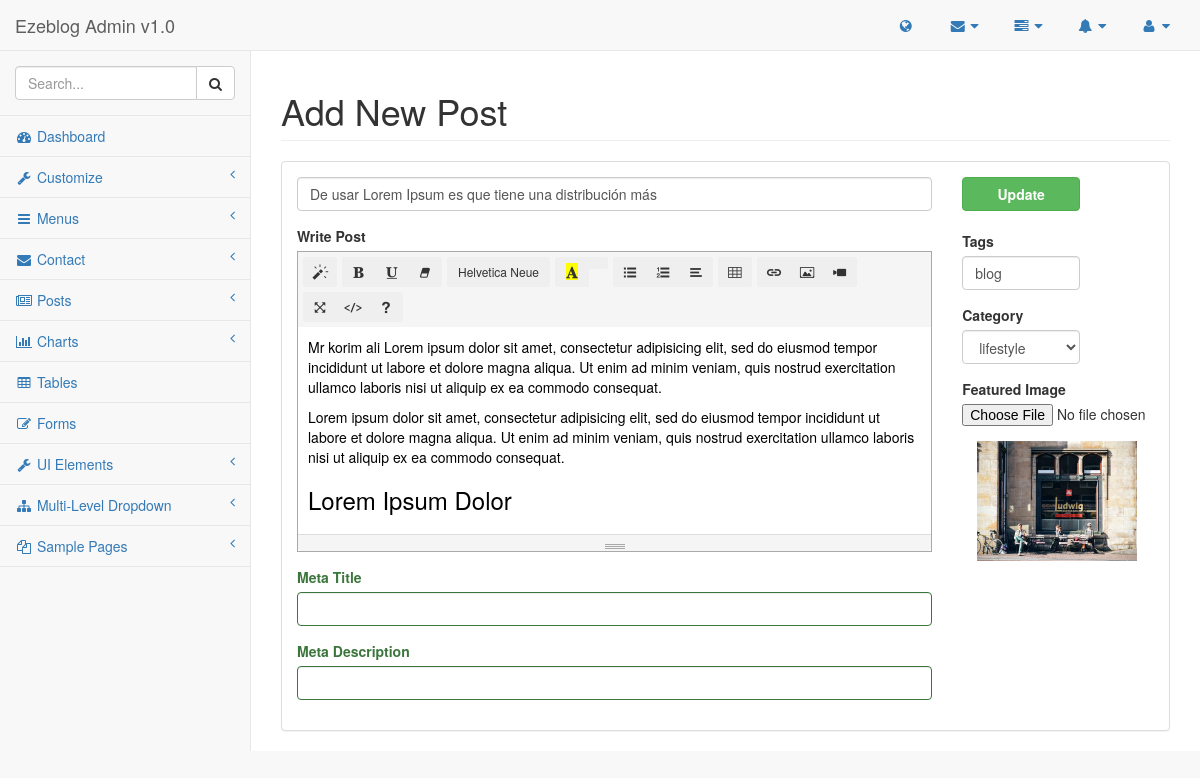
Before: /admin/pages/editpost.php?edit=5 (signed in) with the older database file.
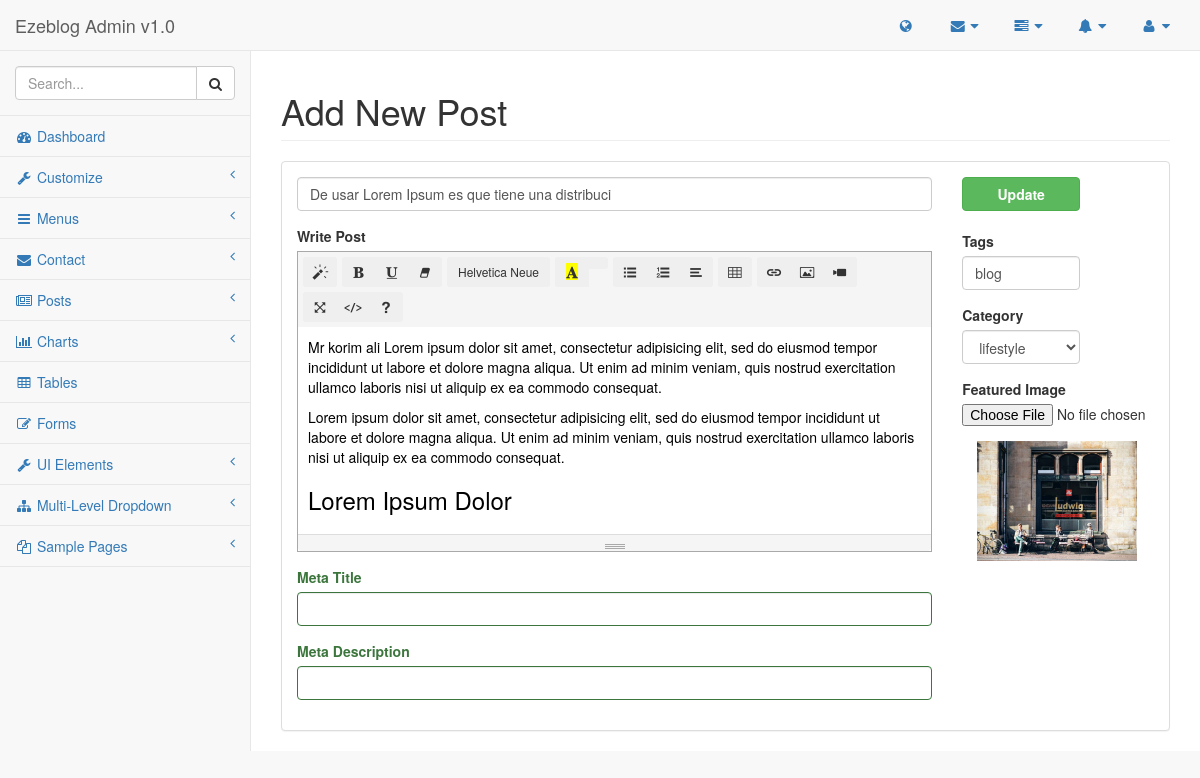
After: the same page with the newer database file.
### tables this page shows
CREATE TABLE `list_posts` (
  `id` int(11) NOT NULL,
  `title` varchar(255) NOT NULL,
  `description` text NOT NULL,
  `category` int(11) NOT NULL,
  `image` varchar(255) NOT NULL,
  `tags` varchar(255) NOT NULL,
  `metatitle` varchar(255) NOT NULL,
  `metadescription` varchar(255) NOT NULL,
  `author` int(11) NOT NULL,
  `created_at` timestamp NOT NULL DEFAULT CURRENT_TIMESTAMP
);

CREATE TABLE `list_category` (
  `id` int(11) NOT NULL,
  `name` varchar(255) NOT NULL
);

### lib/database.php (called while the page is built, shortened)
<?php
Class Database{
    public $host   = DB_HOST;
    public $user   = DB_USER;
    public $pass   = DB_PASS;
    public $name   = DB_NAME;
    public $link;
    private function connectDB(){
        $this->link = new mysqli($this->host, $this->user, $this->pass, $this->name);
    }
    public function select($query){
        $result = $this->link->query($query) or die($this->link->error.__LINE__);
        if($result->num_rows > 0){
            return $result;
        } else {
            return false;
        }
    }
}
?>

### admin/pages/editpost.php (the view, shortened to what this page needs)
<?php include '../inc/header.php'; ?>
<?php include '../inc/sidebar.php'; ?>
<?php
    if(!isset($_GET['edit']) || $_GET['edit'] == NULL){
        echo "<script type='text/javascript'> window.location ='posts.php'; </script>";
    }else{
        $id = $_GET['edit'];
    }
?>
<div id="page-wrapper">
    <div class="row">
        <div class="col-lg-12">
            <h1 class="page-header">Add New Post</h1>
        </div>
    </div>
    <div class="row">
        <div class="col-lg-12">
            <div class="panel panel-default">
                <div class="panel-body">
                    <div class="row">
                        <form role="form" action="" method="post" enctype="multipart/form-data">
                            <?php
                                $query = "SELECT * FROM list_posts WHERE id = '$id' ";
                                $posts = $database->select($query);
                                if($posts){
                                    while($result = $posts->fetch_assoc()){
                            ?>
                            <div class="col-lg-9">
                                <div class="form-group">
                                    <input class="form-control" name="title" value="<?php echo $result['title']; ?>">
                                </div>
                                <div class="form-group">
                                    <label>Write Post</label>
                                </div>
                                <div class="form-group has-success">
                                    <label class="control-label" for="inputSuccess">Meta Title</label>
                                    <input type="text"  name="metatitle" class="form-control" id="inputSuccess" value="<?php echo $result['metatitle']; ?>">
                                </div>
                                <div class="form-group has-success">
                                    <label class="control-label" for="inputSuccess">Meta Description</label>
                                    <input type="text"  name="metadescription" class="form-control" id="inputSuccess" value="<?php echo $result['metadescription']; ?>">
                                </div>
                            </div>
                            <div class="col-lg-2">
                                <input type="submit" name="publish" class="btn btn-success col-md-12 publish" value="Update">
                                <div class="form-group">
                                    <label for="">Tags</label>
                                    <input class="form-control"  name="tags" value="<?php echo $result['tags']; ?>">
                                </div>
                                <div class="form-group">
                                    <label>Category</label>
                                    <select class="form-control"  name="category">
                                        <?php
                                        $query = "SELECT * FROM list_category";
                                        $category = $database->select($query);
                                        if($category){
                                            while($categories = $category->fetch_assoc()){
                                                ?>
                                                <option <?php if($result['category'] == $categories['id']){ ?> selected="selected" <?php } ?> value="<?php echo $categories['id']; ?>"><?php echo $categories['name']; ?></option>
                                                <?php
                                            }
                                        }
                                        ?>
                                    </select>
                                </div>
                                <div class="form-group">
                                    <label>Featured Image</label>
                                    <input type="file" name="image">
                                </div>
                                <div class="col-md-4">
                                    <img src="../<?php echo $result['image']; ?>" alt="" width="160px" height="120px">
                                </div>
                            </div>
                            <?php
                                    }
                                }
                            ?>
                        </form>
                    </div>
                </div>
            </div>
        </div>
    </div>
</div>
<?php include '../inc/footer.php'; ?>

Changed rows visible on the page:
changed list_posts "blog": title "De usar Lorem Ipsum es que tiene una distribución más" → "De usar Lorem Ipsum es que tiene una distribuci"
